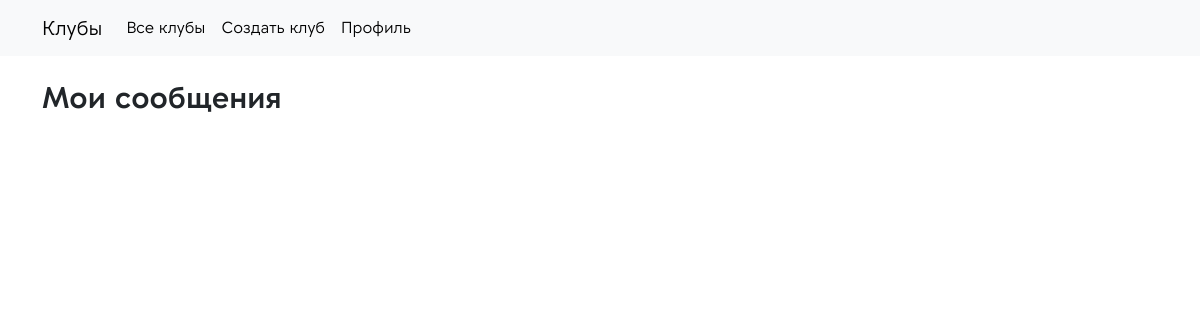
Page /newsmobile/my-notifs/ (signed in) on the earlier database version.
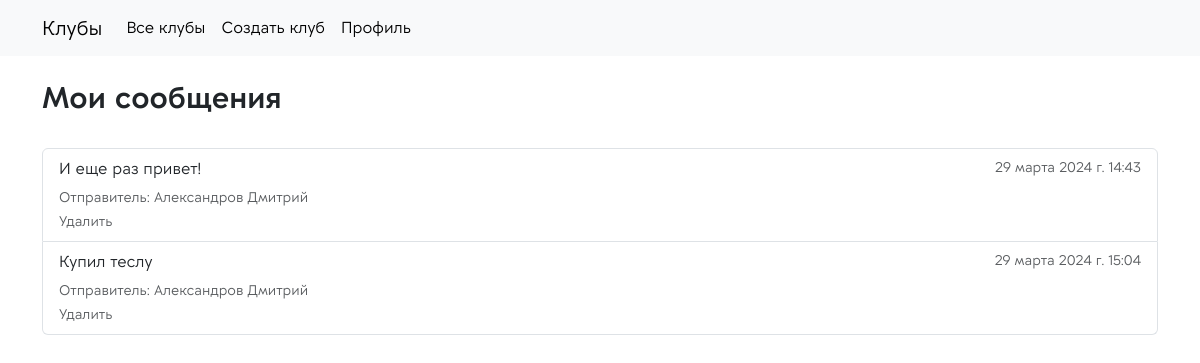
Same page on the later database version.
### app_clubs/models.py (models this page shows)
class Notifs(models.Model):
    club = models.ForeignKey("Club", on_delete=models.SET_NULL, null=True, blank=True)
    text = models.TextField(verbose_name='Текст', null=True)
    sender = models.ForeignKey(get_user_model(), on_delete=models.SET_NULL, null=True, blank=False, verbose_name='Отправитель')
    receiver = models.ManyToManyField(get_user_model(), related_name='notifs_receiver', null=True, blank=False, verbose_name='Получатель')
    timestamp = models.DateTimeField(auto_now_add=True, null=True, verbose_name='Время')
    class Meta:
        verbose_name_plural = 'Сообщения'

### users/models.py (models this page shows)
class User(AbstractUser):
    fio = models.CharField(max_length=64, verbose_name='ФИО', null=True)
    clubs = models.ManyToManyField("app_clubs.Club", related_name='members_clubs')
    image = models.FileField(upload_to='uploads/users/%Y/%m/%d/', default=None, null=True, blank=False, verbose_name='Изображение')
    tg = models.CharField(max_length=128, verbose_name="Имя пользователя в телеграм", null=True)
    desc = models.TextField(null=True, verbose_name='Описание о себе', blank=True)

### app_clubs/views.py (the view)
# urls.py: path('<slug:club_slug>/my-notifs/', views.MyNotifs.as_view(), name='my_notifs'),
class MyNotifs(RequiredClubMember, ListView):
    template_name = 'app_clubs/my_msg.html'
    context_object_name = 'notifs'
    model = Notifs
    def get_queryset(self):
        return Notifs.objects.filter(receiver=self.request.user)

### app_clubs/context_processors.py (called while the page is built)
def context_navbar(request, navbar=navbar):
    if request.user.is_authenticated:
        navbar = navbar[0:-2]
        navbar.append({'selected': 'profile_user', 'name': 'Профиль', 'url': reverse_lazy('app_clubs:profile_user')})
    else:
        navbar = navbar[-2:]
    return {'logo': 'Клубы', 'main_page_url': reverse_lazy('app_clubs:home_page'), 'menu_navbar': navbar}

### app_clubs/utils.py (called while the page is built)
    def dispatch(self, request, *args, **kwargs):
        if not request.user.is_authenticated:
            return redirect(reverse_lazy('app_clubs:page_error', kwargs={'type_error': '403'}))
        current_user = request.user
        current_club = Club.objects.get(slug=self.kwargs['club_slug'])
        if not (current_club in current_user.clubs.all()):
            return redirect(reverse_lazy('app_clubs:page_error', kwargs={'type_error': '403'}))
        request.current_club = current_club
        if self.for_admin:
            if request.user not in current_club.admins.all():
                return redirect(reverse_lazy('app_clubs:page_error', kwargs={'type_error': '403'}))
        return super().dispatch(request, *args, **kwargs)

### app_clubs/templates/app_clubs/my_msg.html
{% extends 'app_clubs/base/base.html' %}
{% block content %}
    <br>
    <div class="container">
        <h1 class="title-weight-section">Мои сообщения</h1><br>
        <div class="list-group">
            {% for msg in notifs %}
                <div href="#" class="list-group-item list-group-item-action">
                    <div class="d-flex w-100 justify-content-between">
                        <p class="mb-1">{{ msg.text }}</p>
                        <small class="text-body-secondary">{{ msg.timestamp }}</small>
                    </div>
                    <small class="text-body-secondary">Отправитель: {{ msg.sender.fio }}</small><br>
                    <a href="{% url 'app_clubs:delete_notifs' club_slug=msg.club.slug pk=msg.pk %}" class="text-decoration-none"><small style="" class="text-body-secondary">Удалить</small></a>
                </div>
            {% endfor %}
        </div>
    </div>
{% endblock %}

Differences in the rows shown:
added Notifs: text "И еще раз привет!", timestamp "29 марта 2024 г. 14:43", sender.fio "Александров Дмитрий"
added Notifs: text "Купил теслу", timestamp "29 марта 2024 г. 15:04", sender.fio "Александров Дмитрий"
